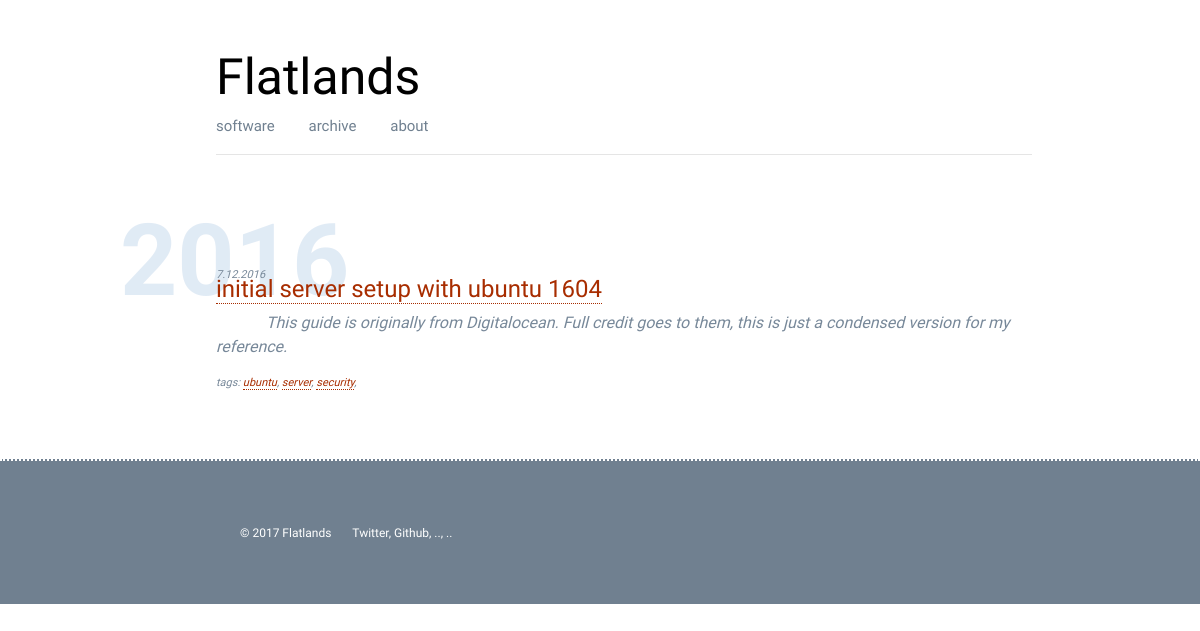
/blog, run on an earlier commit of the app's database.
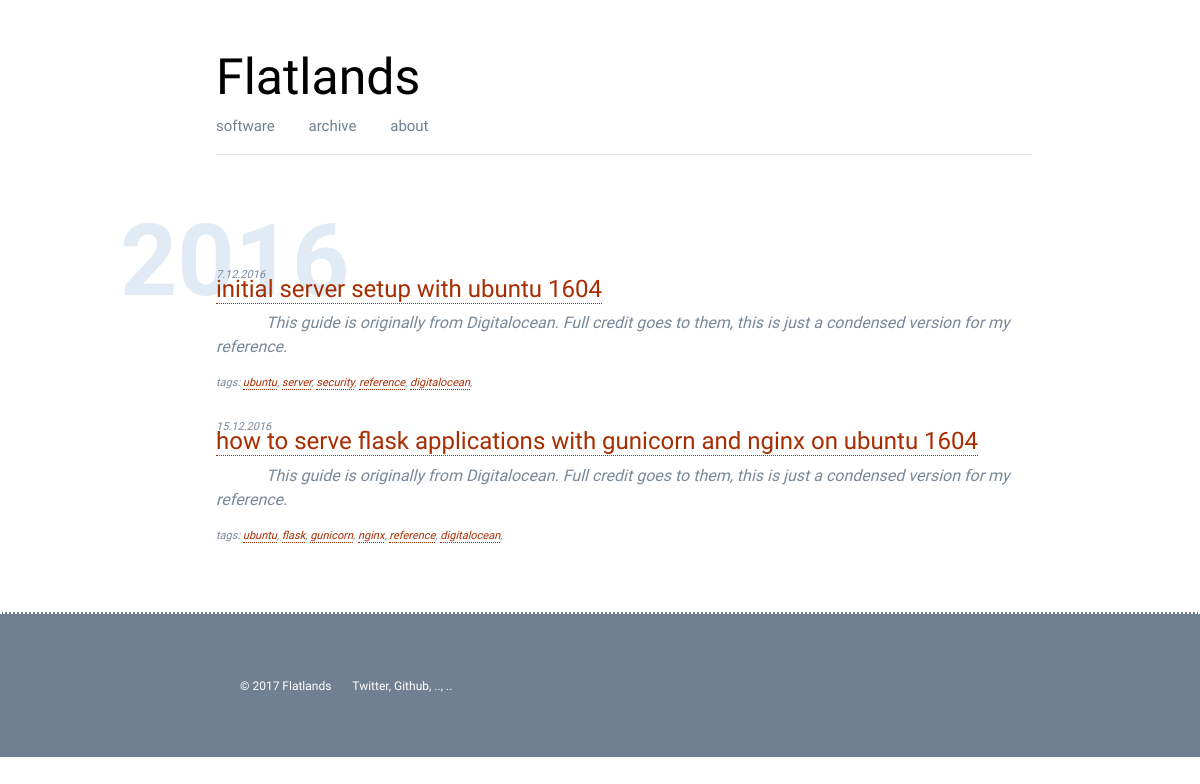
And on a later commit of the database.
### app.py (models this page shows, shortened)
class Post(db.Model):
    id = db.Column(db.Integer, primary_key=True)
    title = db.Column(db.String())
    author = db.Column(db.String())
    tags = db.Column(db.String())
    strap = db.Column(db.String())
    content = db.Column(db.String())
    pub_date = db.Column(db.String())
    published = db.Column(db.String())

### app.py (the view)
@app.route('/blog')
def blog():
    posts = modules.database.to_json(Post.query.all())
    years = modules.database.get_post_years(posts)
    return render_template('blog.html', posts=posts, years=years)

### modules/database.py (called while the page is built)
def to_json(results):
    result = {}
    item = {}
    count = 1
    for row in results:
        for k, v in row.__dict__.items():
            if not k.startswith('_') and k != 'id':
                item[k] = v
        result[count] = item
        count += 1
        item = {}
    return result

def get_post_years(posts=None):
    years = []
    for code, data in posts.items():
        day, month, year = data['pub_date'].split('.')
        years.append(year)
    return sorted(list(set(years)), reverse=True)

### templates/blog.html
{% extends "base.html" %}
{% block content %}
{% for year in years %}
<div class="section-head"><h4>{{ year }}</h4></div>
    {% for code, data in posts.items() %}
        {% if data.pub_date.endswith(year) and data.published != 'False' %}
            <div class="blog-post">
                <small>{{data.pub_date}}</small>
                <h4><a href="/blog/{{ data.title|replace(" ", "-") }}">{{data.title}}</a></h4>
                <div class="blog-post-strap">{{data.strap}}</div>
                <div>
                    <small>
                        tags:
                        {% for tag in data.tags.split(' ') %}
                        <a href="/tag/{{tag}}">{{tag}}</a>,
                        {% endfor %}
                    </small>
                </div>
            </div>
        {% endif %}
    {% endfor %}
{% endfor %}
{% endblock %}

### templates/base.html (shortened to what this page needs)
<!doctype html>
<html lang="en">
  <head>
    <link rel="stylesheet" href="https://maxcdn.bootstrapcdn.com/bootstrap/4.0.0-beta.2/css/bootstrap.min.css">
    <link rel="stylesheet" type="text/css" href="{{ url_for('static', filename='css/main.css') }}">
  </head>
  <body>
    <div class="main-content">
      {% include 'header.html' %}
      {% block content %}
      {% endblock %}
    </div>
    {% include 'footer.html' %}
  </body>
</html>

### templates/header.html
<div class="header">
<div class="title"><a href="/blog">Flatlands</a></div>
<div class="header-nav">
  <a href="/software">software</a>
  <a href="/blog">archive</a>
  <a href="/about">about</a>
</div>
<hr>
</div>

### templates/footer.html
<p style="height:40px;"></p>
<div class="footer">
    <div class="footer-detail">
        <small>© 2017 Flatlands &ensp; &ensp;
            <a href="">Twitter</a>,
            <a href="">Github</a>,
            <a href="">..</a>,
            <a href="">..</a>
        </small>
    </div>
</div>

### static/css/main.css (style rules this page uses)
body { margin: 0; font-family: 'Maven Pro', sans-serif; }
.header { padding-bottom: 30px; padding-top: 40px; padding-left: 10%; padding-right: 5%; }
.header a { color: black; text-decoration: none; }
.title { font-size: 50px; }
.header-nav { color: slategray; word-spacing: 30px; font-size: 15px; }
.header-nav a { color: slategray; text-decoration: none; }
.main-content { padding-left: 10%; padding-right: 10%; }
.section-head { color: rgba(0, 92, 173, 0.12); height: 50px; }
.section-head h4 { font-weight: bold; font-size: 100px; }
.blog-post { padding-left: 10%; padding-right: 5%; padding-bottom: 20px; }
.blog-post small { position: relative; top: 10px; color: lightslategray; font-size: 11px; font-style: italic; }
.blog-post-strap { text-indent: 50px; color: lightslategray; font-style: italic; }
.blog-post h4 { color: darkslategray; }
.blog-post a { color: rgb(168, 45, 0); text-decoration: none; border-width: 1px; border-bottom-style: dotted; }
.footer { background-color: slategray; color: white; font-size: 15px; border-width: 2px; border-top-style: dotted; }
.footer-detail { padding-top: 60px; padding-bottom: 60px; padding-left: 20%; padding-right: 20%; }
.footer-detail a { color: white; text-decoration: none; }

What changed in the data, as far as the page shows it:
added Post: pub_date "15.12.2016", title "how to serve flask applications with gunicorn and nginx on ubuntu 1604", strap "This guide is originally from Digitalocean. Full credit goes to them, this is just a condensed version for my reference."
Also different on the page:
new list line: "reference , digitalocean , tags: ubuntu , flask , gunicorn , nginx , reference , digitalocean ,"
